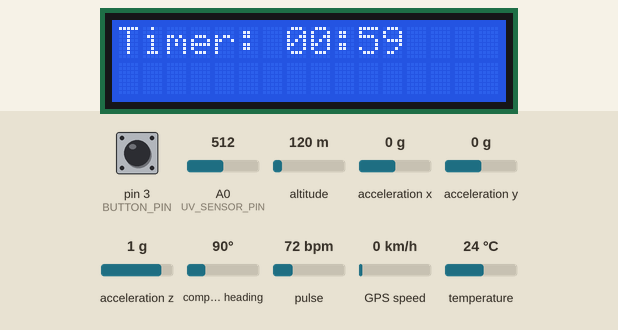
Bench run of a sketch on a simulated Arduino Uno, built with avr-gcc and run on an emulated ATmega328P. On the bench: 16×2 character LCD. The inputs (shaded band) are chosen by the test bench; at power-on: pin 3 (BUTTON_PIN) HIGH, A0 (UV_SENSOR_PIN) = 512, altitude 120 m, acceleration x 0 g, acceleration y 0 g, acceleration z 1 g, compass heading 90°, pulse 72 bpm, GPS speed 0 km/h, temperature 24 °C. The GPS gets a fix after 3 s at 37.7749, -122.4194 with 8 satellites; no radio packets arrive unless stated; what the sketch prints to the serial monitor is not drawn.

Above: at 4.7 s.
4.8 s: pin 3 (BUTTON_PIN) pulled LOW for 0.15 s
At 7.6 s:
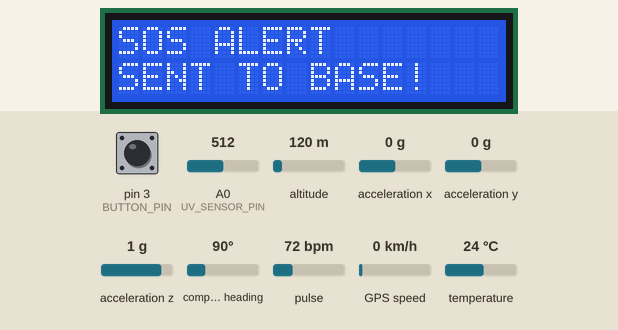
9.0 s: pin 3 (BUTTON_PIN) pulled LOW for 1 s
At 9.5 s:
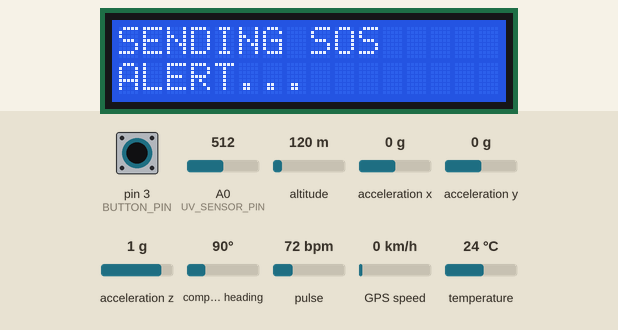
Timing chart, 0 to 12.0 s (numbered marks = the images above; inputs shaded):
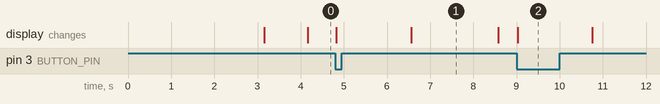

The sketch:

transmitter.ino
```cpp
#include <Wire.h>
#include "MAX30105.h"
#include "heartRate.h"
#include <SoftwareSerial.h>
#include <TinyGPS++.h>
#include <LoRa.h>
#include <LiquidCrystal_I2C.h>
#include <OneWire.h>
#include <DallasTemperature.h>
#include <Adafruit_ADXL345_U.h>

// LCD Display
LiquidCrystal_I2C lcd(0x27, 16, 2);

// MAX30102 sensor
MAX30105 particleSensor;

// GPS module
SoftwareSerial gpsSerial(6, 7);  // GPS TX -> 6, RX -> 7
TinyGPSPlus gps;

// LoRa setup
#define SS_PIN 10
#define RST_PIN 9
#define DIO0_PIN 2

// Temperature sensor
#define ONE_WIRE_BUS 4
OneWire oneWire(ONE_WIRE_BUS);
DallasTemperature tempSensor(&oneWire);

// UV sensor
#define UV_SENSOR_PIN A0

// Motion sensor
Adafruit_ADXL345_Unified accel = Adafruit_ADXL345_Unified(12345);

// Push button
#define BUTTON_PIN 3
volatile bool sosButtonPressed = false;
unsigned long lastButtonPressTime = 0;
const unsigned long debounceDelay = 300;

// Timing
uint32_t startTime;
uint32_t lastBeat = 0;
uint32_t lastUpdate = 0;
uint16_t secondsRemaining = 60;

// HR calculation
uint8_t beatCount = 0;
float bpmSum = 0;
float lastBPM = 0;

// Restart LCD safely
void restartLCD() {
  Wire.endTransmission();
  delay(100);
  lcd.init();
  lcd.backlight();
  lcd.clear();
}

// Get body temperature
float getTemperature() {
  tempSensor.requestTemperatures();
  return tempSensor.getTempCByIndex(0);
}

// Get UV index
float getUVIndex() {
  int uvLevel = analogRead(UV_SENSOR_PIN);
  float outputVoltage = 3.3 * uvLevel / 1024.0;
  return outputVoltage / 0.1;
}

// Get motion status
String getMotionStatus() {
  sensors_event_t event;
  accel.getEvent(&event);
  float accelMagnitude = sqrt(pow(event.acceleration.x, 2) + pow(event.acceleration.y, 2) + pow(event.acceleration.z, 2));
  return (accelMagnitude > 10.5) ? "Moving" : "Still";
}

// Debounced button press
void sosButtonInterrupt() {
  unsigned long currentTime = millis();
  if (currentTime - lastButtonPressTime > debounceDelay) {
    sosButtonPressed = true;
    lastButtonPressTime = currentTime;
  }
}

// Update LCD with timer
void updateLCD() {
  lcd.setCursor(0, 0);
  lcd.print("Timer: ");
  uint8_t min = secondsRemaining / 60;
  uint8_t sec = secondsRemaining % 60;
  if (min < 10) lcd.print("0");
  lcd.print(min);
  lcd.print(":");
  if (sec < 10) lcd.print("0");
  lcd.print(sec);
  lcd.print("     ");
}


// Calculate average BPM
float getAverageBPM() {
  return (beatCount > 0) ? bpmSum / beatCount : 0;
}

// Estimate SpO2
float estimateSpO2() {
  float red = particleSensor.getRed();
  float ir = particleSensor.getIR();
  if (red > 30000 && ir > 30000) {
    float ratio = red / ir;
    float spo2 = 110.0 - (17.0 * ratio);
    if (spo2 >= 90 && spo2 <= 100) return spo2;
  }
  return 0;
}

// Send data via LoRa and serial
void sendData(bool isSOS) {
  // Get sensor readings
  float avgBPM = getAverageBPM();
  float spo2 = estimateSpO2();
  float temp = getTemperature();
  float uv = getUVIndex();
  String motion = getMotionStatus();

  // UV Index interpretation
  String uvStatus;
  if (uv < 3) {
    uvStatus = "Low";
  } else if (uv < 6) {
    uvStatus = "Moderate";
  } else if (uv < 8) {
    uvStatus = "High";
  } else if (uv < 11) {
    uvStatus = "Very High";
  } else {
    uvStatus = "Extreme";
  }

  // First packet: Soldier info and SOS status
  LoRa.beginPacket();
  if (isSOS) {
    LoRa.println("SOS! EMERGENCY ALERT");
  }
  LoRa.println("Name: Ashish Kumar");
  LoRa.println("Age: 28");
  LoRa.println("Battalion: 7th");
  LoRa.println("Regiment: Rajput");
  if (gps.location.isValid()) {
    LoRa.print("GPS: ");
    LoRa.print(gps.location.lat(), 6);
    LoRa.print(",");
    LoRa.println(gps.location.lng(), 6);
  } else {
    LoRa.println("GPS: NO LOCK");
  }
  LoRa.endPacket();

  // Print first packet to Serial
  Serial.println("\n=== SENDING FIRST PACKET ===");
  if (isSOS) {
    Serial.println("SOS! EMERGENCY ALERT");
  }
  Serial.println("Name: Ashish Kumar");
  Serial.println("Age: 28");
  Serial.println("Battalion: 7th");
  Serial.println("Regiment: Rajput");
  if (gps.location.isValid()) {
    Serial.print("GPS: ");
    Serial.print(gps.location.lat(), 6);
    Serial.print(",");
    Serial.println(gps.location.lng(), 6);
  } else {
    Serial.println("GPS: NO LOCK");
  }
  Serial.println("==========================");

  delay(100); // Small delay between packets

  // Second packet: Health parameters
  LoRa.beginPacket();
  LoRa.print("Temperature: ");
  LoRa.print(temp, 1);
  LoRa.println("°C");

  LoRa.print("Heart Rate: ");
  if (avgBPM > 0) {
    LoRa.print(avgBPM, 0);
    LoRa.println(" BPM");
  } else {
    LoRa.println("NA");
  }

  LoRa.print("SpO2: ");
  if (spo2 > 0) {
    LoRa.print(spo2, 0);
    LoRa.println("%");
  } else {
    LoRa.println("NA");
  }

  LoRa.print("Motion: ");
  LoRa.println(motion);

  LoRa.print("UV Index: ");
  LoRa.print(uv, 1);
  LoRa.print(" (");
  LoRa.print(uvStatus);
  LoRa.println(")");
  LoRa.endPacket();

  // Print second packet to Serial
  Serial.println("\n=== SENDING SECOND PACKET ===");
  Serial.print("Temperature: ");
  Serial.print(temp, 1);
  Serial.println("°C");

  Serial.print("Heart Rate: ");
  if (avgBPM > 0) {
    Serial.print(avgBPM, 0);
    Serial.println(" BPM");
  } else {
    Serial.println("NA");
  }

  Serial.print("SpO2: ");
  if (spo2 > 0) {
    Serial.print(spo2, 0);
    Serial.println("%");
  } else {
    Serial.println("NA");
  }

  Serial.print("Motion: ");
  Serial.println(motion);

  Serial.print("UV Index: ");
  Serial.print(uv, 1);
  Serial.print(" (");
  Serial.print(uvStatus);
  Serial.print(")");
  Serial.println("\n============================");

  // Reset timer and counters for next cycle
  if (!isSOS) {  // Only reset for routine updates, SOS is handled in loop
    startTime = millis();
    lastUpdate = millis();
    secondsRemaining = 60;  // Reset to 1 minute
    beatCount = 0;
    bpmSum = 0;
    lastBPM = 0;
  }
}

void setup() {
  Serial.begin(9600);
  gpsSerial.begin(9600);
  lcd.init();
  lcd.backlight();
  lcd.print("Initializing...");

  pinMode(BUTTON_PIN, INPUT_PULLUP);
  attachInterrupt(digitalPinToInterrupt(BUTTON_PIN), sosButtonInterrupt, FALLING);

  tempSensor.begin();
  accel.begin();
  accel.setRange(ADXL345_RANGE_16_G);

  if (!particleSensor.begin(Wire, I2C_SPEED_STANDARD)) {
    lcd.setCursor(0, 1);
    lcd.print("HR sensor error!");
    delay(1000);
  }
  particleSensor.setup();
  particleSensor.setPulseAmplitudeRed(0x3F);
  particleSensor.setPulseAmplitudeIR(0x3F);

  LoRa.setPins(SS_PIN, RST_PIN, DIO0_PIN);
  if (!LoRa.begin(433E6)) {
    lcd.setCursor(0, 1);
    lcd.print("LoRa error!");
    delay(1000);
  }

  // Set LoRa parameters to match receiver
  LoRa.setSpreadingFactor(7);
  LoRa.setSignalBandwidth(125E3);

  lcd.clear();
  lcd.print("System ready");
  lcd.setCursor(0, 1);
  lcd.print("Place finger");
  delay(3000);
  lcd.clear();

  startTime = millis();
  lastUpdate = millis();
  updateLCD();
}

void loop() {
  // Check for SOS button press first
  if (sosButtonPressed) {
    sosButtonPressed = false;  // Clear flag immediately

    // Show sending message
    lcd.clear();
    lcd.setCursor(0, 0);
    lcd.print("SENDING SOS");
    lcd.setCursor(0, 1);
    lcd.print("ALERT...");
    delay(500);  // Brief delay to show message

    // Send SOS data immediately
    sendData(true);

    // Show confirmation
    lcd.clear();
    lcd.setCursor(0, 0);
    lcd.print("SOS ALERT");
    lcd.setCursor(0, 1);
    lcd.print("SENT TO BASE!");
    delay(2000);  // Show confirmation longer

    // Reset timer and continue normal operation
    startTime = millis();
    lastUpdate = millis();
    secondsRemaining = 60;  // Reset to 1 minute
    beatCount = 0;
    bpmSum = 0;
    lastBPM = 0;

    // Return to normal display
    lcd.clear();
    updateLCD();
    return;
  }

  // Heart rate detection
  long irValue = particleSensor.getIR();
  if (checkForBeat(irValue)) {
    uint32_t now = millis();
    if (lastBeat != 0) {
      float interval = (now - lastBeat) / 1000.0;
      float bpm = 60.0 / interval;
      if (bpm > 40 && bpm < 130 && (lastBPM == 0 || abs(bpm - lastBPM) <= 25)) {
        bpmSum += bpm;
        beatCount++;
        lastBPM = bpm;
      }
    }
    lastBeat = now;
  }

  // GPS data reading
  while (gpsSerial.available()) {
    gps.encode(gpsSerial.read());
  }

  // Update timer display every second
  if (millis() - lastUpdate >= 1000) {
    if (secondsRemaining > 0) {
      secondsRemaining--;
      lastUpdate = millis();
      updateLCD();
    }
  }

  // Regular data update when timer reaches zero
  if (secondsRemaining == 0) {
    sendData(false);
    // Timer will be reset in sendData function
  }
}
```

Measured:
- after the input at 4.8 s, the display: first changes at once (image 1 shows a later state)
- after the input at 9.0 s, the display: changes at once (image 2)
- what the display in image 1 shows lasts 2.0 s, from 6.6 s to 8.6 s
